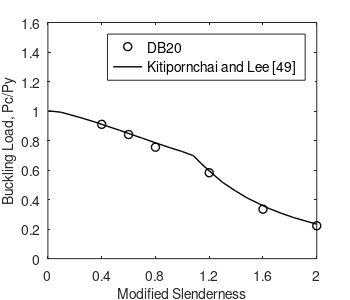

The MATLAB script that drew this image:
%% plot Pc/PY vs Lambda
hfig=figure;
Kitipornchai = csvread('Kitipornchai.csv');
x=      [0.4 0.6   0.8   1.2   1.6   2.0];
y=     [0.91 0.841 0.755 0.582 0.335 0.223];
plot(x,y,'ko','LineWidth',1)
hold on
plot(Kitipornchai(:,1),Kitipornchai(:,2),'k-','LineWidth',1)
xlim([0 2.0])
ylim([0 1.6])
set(gca,'YTick',(0:0.2:1.6))
set(gca,'XTick',(0:0.4:2.0))
set(gca,'FontSize',10)
xlabel('Modified Slenderness','FontSize',10) 
ylabel('Buckling Load, Pc/Py','FontSize',10)
legend({'DB20','Kitipornchai and Lee [49]'},'FontSize',10)
legend('Location','northeast')

% save figure
figWidth=3.5;
figHeight=3;
set(hfig,'PaperUnits','inches');
set(hfig,'PaperPosition',[0 0 figWidth figHeight]);
fileout=('test2DB.');
print(hfig,[fileout,'tif'],'-r800','-dtiff');